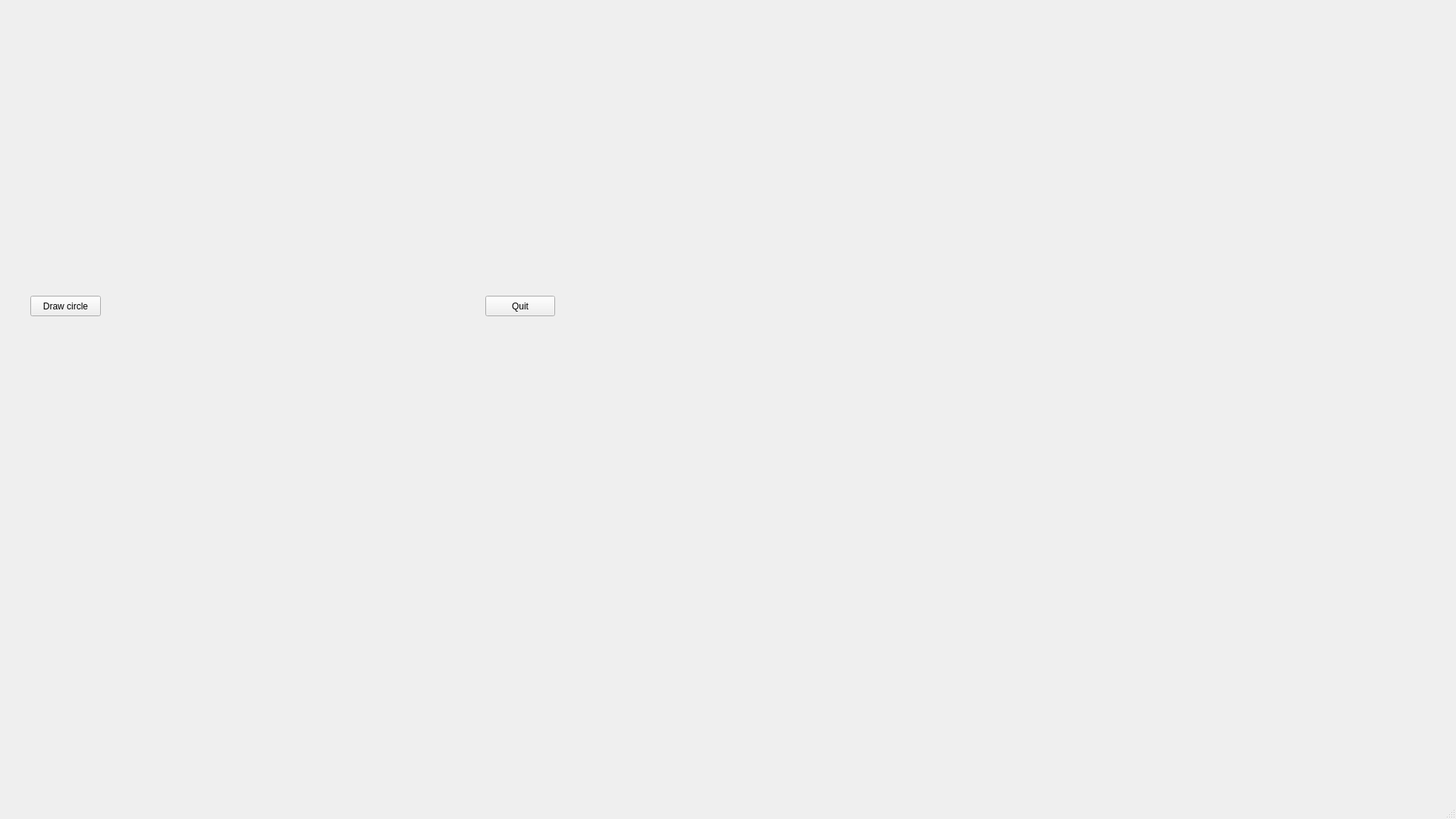
<?xml version="1.0" encoding="UTF-8"?>
<ui version="4.0">
 <class>MainWindow</class>
 <widget class="QMainWindow" name="MainWindow">
  <property name="geometry">
   <rect>
    <x>0</x>
    <y>0</y>
    <width>1920</width>
    <height>1080</height>
   </rect>
  </property>
  <property name="windowTitle">
   <string>MainWindow</string>
  </property>
  <widget class="QWidget" name="centralwidget">
   <widget class="QPushButton" name="quit">
    <property name="geometry">
     <rect>
      <x>640</x>
      <y>390</y>
      <width>92</width>
      <height>27</height>
     </rect>
    </property>
    <property name="text">
     <string>Quit</string>
    </property>
   </widget>
   <widget class="QWidget" name="verticalLayoutWidget">
    <property name="geometry">
     <rect>
      <x>20</x>
      <y>20</y>
      <width>1880</width>
      <height>1040</height>
     </rect>
    </property>
    <layout class="QVBoxLayout" name="layout_scene"/>
   </widget>
   <widget class="QPushButton" name="draw">
    <property name="geometry">
     <rect>
      <x>40</x>
      <y>390</y>
      <width>93</width>
      <height>27</height>
     </rect>
    </property>
    <property name="text">
     <string>Draw circle</string>
    </property>
   </widget>
  </widget>
  <widget class="QMenuBar" name="menubar">
   <property name="geometry">
    <rect>
     <x>0</x>
     <y>0</y>
     <width>758</width>
     <height>23</height>
    </rect>
   </property>
  </widget>
  <widget class="QStatusBar" name="statusbar"/>
 </widget>
 <resources/>
 <connections/>
</ui>
